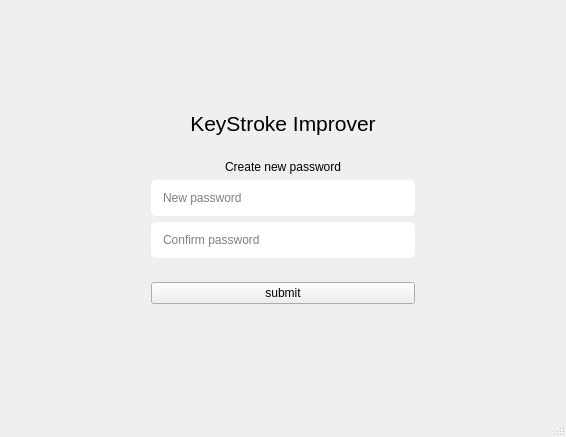
<?xml version="1.0" encoding="UTF-8"?>
<ui version="4.0">
 <class>MainWindow</class>
 <widget class="QMainWindow" name="MainWindow">
  <property name="geometry">
   <rect>
    <x>0</x>
    <y>0</y>
    <width>566</width>
    <height>437</height>
   </rect>
  </property>
  <property name="windowTitle">
   <string>MainWindow</string>
  </property>
  <widget class="QWidget" name="centralwidget">
   <layout class="QGridLayout" name="gridLayout_2">
    <item row="0" column="1">
     <spacer name="verticalSpacer">
      <property name="orientation">
       <enum>Qt::Vertical</enum>
      </property>
      <property name="sizeHint" stdset="0">
       <size>
        <width>20</width>
        <height>156</height>
       </size>
      </property>
     </spacer>
    </item>
    <item row="1" column="0">
     <spacer name="horizontalSpacer">
      <property name="orientation">
       <enum>Qt::Horizontal</enum>
      </property>
      <property name="sizeHint" stdset="0">
       <size>
        <width>232</width>
        <height>20</height>
       </size>
      </property>
     </spacer>
    </item>
    <item row="1" column="1">
     <widget class="QFrame" name="frame_4">
      <property name="enabled">
       <bool>true</bool>
      </property>
      <property name="sizePolicy">
       <sizepolicy hsizetype="Fixed" vsizetype="Fixed">
        <horstretch>0</horstretch>
        <verstretch>0</verstretch>
       </sizepolicy>
      </property>
      <property name="minimumSize">
       <size>
        <width>300</width>
        <height>0</height>
       </size>
      </property>
      <property name="frameShape">
       <enum>QFrame::NoFrame</enum>
      </property>
      <property name="frameShadow">
       <enum>QFrame::Raised</enum>
      </property>
      <layout class="QGridLayout" name="gridLayout">
       <item row="0" column="0">
        <widget class="QFrame" name="frame">
         <property name="frameShape">
          <enum>QFrame::NoFrame</enum>
         </property>
         <property name="frameShadow">
          <enum>QFrame::Plain</enum>
         </property>
         <layout class="QVBoxLayout" name="verticalLayout">
          <item>
           <widget class="QLabel" name="label">
            <property name="font">
             <font>
              <pointsize>16</pointsize>
             </font>
            </property>
            <property name="text">
             <string>KeyStroke Improver</string>
            </property>
            <property name="alignment">
             <set>Qt::AlignCenter</set>
            </property>
           </widget>
          </item>
         </layout>
        </widget>
       </item>
       <item row="1" column="0">
        <widget class="QFrame" name="frame_2">
         <property name="frameShape">
          <enum>QFrame::NoFrame</enum>
         </property>
         <property name="frameShadow">
          <enum>QFrame::Raised</enum>
         </property>
         <layout class="QVBoxLayout" name="verticalLayout_2">
          <item>
           <widget class="QLabel" name="email_label">
            <property name="text">
             <string>Create new password</string>
            </property>
            <property name="alignment">
             <set>Qt::AlignCenter</set>
            </property>
           </widget>
          </item>
          <item>
           <widget class="QLineEdit" name="newpasswordLineEdit">
            <property name="styleSheet">
             <string notr="true">padding:10px;
border-radius:5px;</string>
            </property>
            <property name="placeholderText">
             <string>New password</string>
            </property>
           </widget>
          </item>
          <item>
           <widget class="QLineEdit" name="confirmpasswordLineEdit">
            <property name="styleSheet">
             <string notr="true">padding:10px;
border-radius:5px;</string>
            </property>
            <property name="placeholderText">
             <string>Confirm password</string>
            </property>
           </widget>
          </item>
         </layout>
        </widget>
       </item>
       <item row="2" column="0">
        <widget class="QFrame" name="frame_3">
         <property name="frameShape">
          <enum>QFrame::NoFrame</enum>
         </property>
         <property name="frameShadow">
          <enum>QFrame::Raised</enum>
         </property>
         <layout class="QVBoxLayout" name="verticalLayout_3">
          <item>
           <widget class="QPushButton" name="submit">
            <property name="text">
             <string>submit</string>
            </property>
           </widget>
          </item>
         </layout>
        </widget>
       </item>
      </layout>
     </widget>
    </item>
    <item row="1" column="2">
     <spacer name="horizontalSpacer_2">
      <property name="orientation">
       <enum>Qt::Horizontal</enum>
      </property>
      <property name="sizeHint" stdset="0">
       <size>
        <width>232</width>
        <height>20</height>
       </size>
      </property>
     </spacer>
    </item>
    <item row="2" column="1">
     <spacer name="verticalSpacer_2">
      <property name="orientation">
       <enum>Qt::Vertical</enum>
      </property>
      <property name="sizeHint" stdset="0">
       <size>
        <width>20</width>
        <height>155</height>
       </size>
      </property>
     </spacer>
    </item>
   </layout>
  </widget>
  <widget class="QMenuBar" name="menubar">
   <property name="geometry">
    <rect>
     <x>0</x>
     <y>0</y>
     <width>566</width>
     <height>21</height>
    </rect>
   </property>
  </widget>
  <widget class="QStatusBar" name="statusbar"/>
 </widget>
 <resources/>
 <connections/>
</ui>
